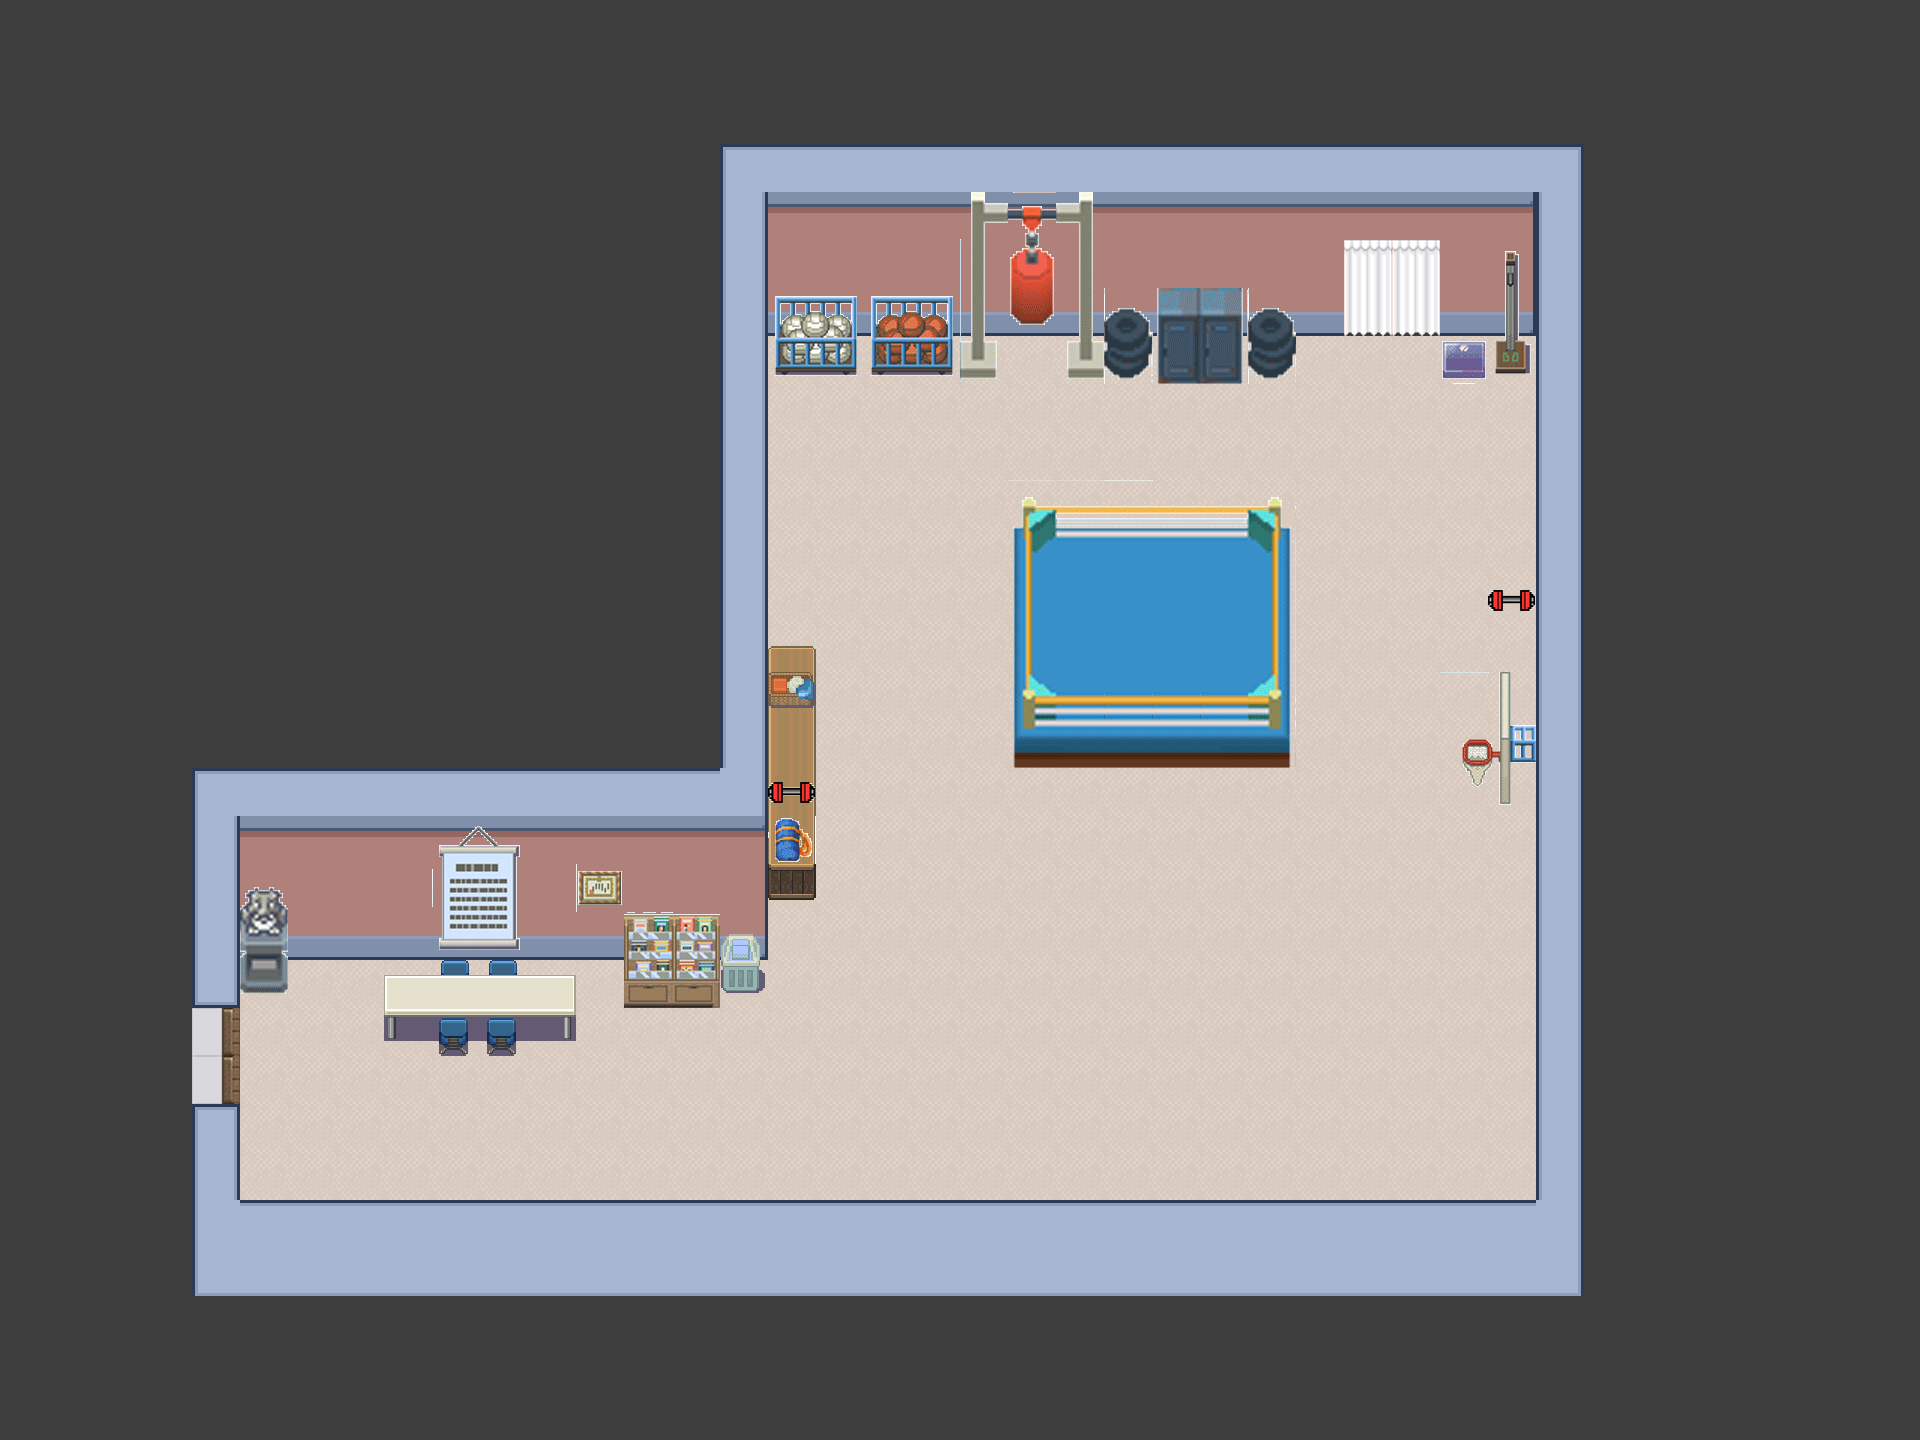

This is a level from a 2D game, rendered from its Tiled map with the project's own tilesets. A one-line summary and the map file follow, with tile-layer data summarised:
An orthogonal 40x30 tile map with 48x48 px tiles, 6 tile layers (Back, ground, wall, items, ...), 12 tilesets and 24 objects (18x wall, 2x shower, 2x strong, 2x secondfloor).

<map version="1.2" tiledversion="1.3.0" orientation="orthogonal" renderorder="right-down" compressionlevel="0" width="40" height="30" tilewidth="48" tileheight="48" infinite="0" nextlayerid="8" nextobjectid="51">
 <tileset firstgid="1" name="GRAY" tilewidth="48" tileheight="48" tilecount="1" columns="1">
  <image source="img/GRAY.png" width="48" height="48" />
 </tileset>
 <tileset firstgid="2" name="48_city" tilewidth="48" tileheight="48" tilecount="1344" columns="32">
  <image source="img/48_city.png" width="1536" height="2016" />
 </tileset>
 <tileset firstgid="1346" name="48_pipo" tilewidth="48" tileheight="48" tilecount="1064" columns="8">
  <image source="img/48_pipo.png" width="384" height="6384" />
 </tileset>
 <tileset firstgid="2410" name="ball_8bit" tilewidth="48" tileheight="48" tilecount="96" columns="12">
  <image source="img/ball_8bit.png" width="576" height="384" />
 </tileset>
 <tileset firstgid="2506" name="gym_8bit" tilewidth="48" tileheight="48" tilecount="272" columns="17">
  <image source="img/gym_8bit.png" width="816" height="768" />
 </tileset>
 <tileset firstgid="2778" name="restaurant_8bit" tilewidth="48" tileheight="48" tilecount="96" columns="12">
  <image source="img/restaurant_8bit.png" width="576" height="384" />
 </tileset>
 <tileset firstgid="2874" name="computer_8bit" tilewidth="48" tileheight="48" tilecount="96" columns="12">
  <image source="img/computer_8bit.png" width="576" height="384" />
 </tileset>
 <tileset firstgid="2970" name="gagu_8bit" tilewidth="48" tileheight="48" tilecount="96" columns="12">
  <image source="img/gagu_8bit.png" width="576" height="384" />
 </tileset>
 <tileset firstgid="3066" name="dumbbell" tilewidth="48" tileheight="48" tilecount="1" columns="1">
  <image source="img/dumbbell.png" width="48" height="48" />
 </tileset>
 <tileset firstgid="3067" name="bathitems_8bit" tilewidth="48" tileheight="48" tilecount="96" columns="12">
  <image source="img/bathitems_8bit.png" width="576" height="384" />
 </tileset>
 <tileset firstgid="3163" name="bathitem_8bit" tilewidth="48" tileheight="48" tilecount="96" columns="12">
  <image source="img/bathitem_8bit.png" width="576" height="384" />
 </tileset>
 <tileset firstgid="3259" name="gym2_8bit" tilewidth="48" tileheight="48" tilecount="192" columns="16">
  <image source="img/gym2_8bit.png" width="768" height="576" />
 </tileset>
 <layer id="1" name="Back" width="40" height="30">
  <data>[1200 cells, 1200 non-empty, 1 distinct tile ids]</data>
 </layer>
 <layer id="3" name="ground" width="40" height="30">
  <data>[1200 cells, 359 non-empty, 2 distinct tile ids]</data>
 </layer>
 <layer id="2" name="wall" width="40" height="30">
  <data>[1200 cells, 210 non-empty, 19 distinct tile ids]</data>
 </layer>
 <layer id="4" name="items" width="40" height="30">
  <data>[1200 cells, 101 non-empty, 81 distinct tile ids]</data>
 </layer>
 <layer id="6" name="item2" width="40" height="30">
  <data>[1200 cells, 13 non-empty, 11 distinct tile ids]</data>
 </layer>
 <layer id="7" name="item3" width="40" height="30">
  <data>[1200 cells, 7 non-empty, 6 distinct tile ids]</data>
 </layer>
 <objectgroup id="5" name="Object Layer 1">
  <object id="3" name="player" type="shower" x="1368" y="338" width="48" height="48" />
  <object id="5" name="wall" x="720" y="144" width="864" height="142" />
  <object id="6" name="wall" x="624" y="144" width="144" height="812" />
  <object id="7" name="wall" x="192" y="768" width="528" height="164" />
  <object id="8" name="wall" x="192" y="960" width="48" height="48" />
  <object id="9" name="wall" x="192" y="1104" width="48" height="192" />
  <object id="10" name="wall" x="240" y="1200" width="1344" height="96" />
  <object id="11" name="wall" x="1536" y="288" width="48" height="912" />
  <object id="13" name="wall" x="1010" y="498" width="288" height="240" />
  <object id="14" name="wall" x="772" y="648" width="38" height="230" />
  <object id="16" name="wall" x="384" y="918" width="192" height="100" />
  <object id="24" name="wall" x="1488" y="672" width="48" height="144" />
  <object id="25" name="wall" x="1474" y="720" width="14" height="48" />
  <object id="33" name="item" type="strong" x="1460" y="562" width="80" height="66">
   <properties>
    <property name="dialogue length0" value="2" />
    <property name="dialogue length1" type="int" value="0" />
    <property name="dialogue00" value="아령을 들었다." />
    <property name="dialogue01" value="삼각근이 강화되었다." />
   </properties>
  </object>
  <object id="36" name="portal" type="secondfloor" x="192" y="1008" width="48" height="96">
   <properties>
    <property name="dialogue length0" type="int" value="3" />
    <property name="dialogue length1" type="int" value="1" />
    <property name="dialogue00" value="나무로 된 문이 잠겨있다." />
    <property name="dialogue01" value="굉장히 오래된 것 같다." />
    <property name="dialogue02" value="나갈 방법을 찾아보자." />
    <property name="dialogue10" value="강화된 근육으로 문을 열었다." />
   </properties>
  </object>
  <object id="37" name="wall" x="768" y="288" width="576" height="22" />
  <object id="38" name="wall" x="1440" y="288" width="96" height="34" />
  <object id="39" name="portal" type="shower" x="1344" y="288" width="96" height="48">
   <properties>
    <property name="dialogue length0" type="int" value="0" />
    <property name="dialogue length1" type="int" value="0" />
   </properties>
  </object>
  <object id="40" name="player" type="secondfloor" x="247" y="1028" width="48" height="48" />
  <object id="43" name="wall" x="960" y="280" width="48" height="90" />
  <object id="44" name="wall" x="1056" y="278" width="48" height="90" />
  <object id="48" name="wall" x="1104" y="336" width="192" height="26" />
  <object id="49" name="wall" x="768" y="288" width="192" height="48" />
  <object id="50" name="item" type="strong" x="770.872" y="764.898" width="62.7014" height="66">
   <properties>
    <property name="dialogue length0" value="2" />
    <property name="dialogue length1" type="int" value="0" />
    <property name="dialogue00" value="아령을 들었다." />
    <property name="dialogue01" value="이두가 강화되었다." />
   </properties>
  </object>
 </objectgroup>
</map>